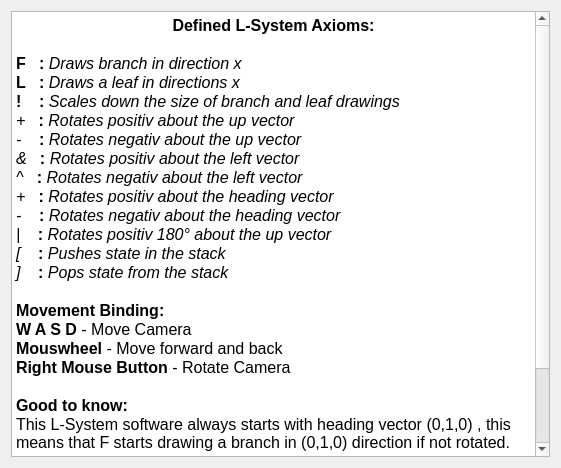
<?xml version="1.0" encoding="UTF-8"?>
<ui version="4.0">
 <class>dlgHelp</class>
 <widget class="QWidget" name="dlgHelp">
  <property name="geometry">
   <rect>
    <x>0</x>
    <y>0</y>
    <width>561</width>
    <height>468</height>
   </rect>
  </property>
  <property name="windowTitle">
   <string>Help</string>
  </property>
  <layout class="QGridLayout" name="gridLayout">
   <item row="0" column="0">
    <widget class="QTextBrowser" name="textBrowser">
     <property name="html">
      <string>&lt;!DOCTYPE HTML PUBLIC &quot;-//W3C//DTD HTML 4.0//EN&quot; &quot;http://www.w3.org/TR/REC-html40/strict.dtd&quot;&gt;
&lt;html&gt;&lt;head&gt;&lt;meta name=&quot;qrichtext&quot; content=&quot;1&quot; /&gt;&lt;style type=&quot;text/css&quot;&gt;
p, li { white-space: pre-wrap; }
&lt;/style&gt;&lt;/head&gt;&lt;body style=&quot; font-family:'MS Shell Dlg 2'; font-size:8.25pt; font-weight:400; font-style:normal;&quot;&gt;
&lt;p align=&quot;center&quot; style=&quot; margin-top:0px; margin-bottom:0px; margin-left:0px; margin-right:0px; -qt-block-indent:0; text-indent:0px;&quot;&gt;&lt;span style=&quot; font-size:12pt; font-weight:600;&quot;&gt;Defined L-System Axioms:&lt;/span&gt;&lt;/p&gt;
&lt;p align=&quot;center&quot; style=&quot;-qt-paragraph-type:empty; margin-top:0px; margin-bottom:0px; margin-left:0px; margin-right:0px; -qt-block-indent:0; text-indent:0px; font-size:12pt; font-weight:600;&quot;&gt;&lt;br /&gt;&lt;/p&gt;
&lt;p style=&quot; margin-top:0px; margin-bottom:0px; margin-left:0px; margin-right:0px; -qt-block-indent:0; text-indent:0px;&quot;&gt;&lt;span style=&quot; font-size:12pt; font-weight:600;&quot;&gt;F   :&lt;/span&gt;&lt;span style=&quot; font-size:12pt; font-style:italic;&quot;&gt; Draws branch in direction x&lt;/span&gt;&lt;/p&gt;
&lt;p style=&quot; margin-top:0px; margin-bottom:0px; margin-left:0px; margin-right:0px; -qt-block-indent:0; text-indent:0px;&quot;&gt;&lt;span style=&quot; font-size:12pt; font-weight:600;&quot;&gt;L&lt;/span&gt;&lt;span style=&quot; font-size:12pt; font-style:italic;&quot;&gt;   &lt;/span&gt;&lt;span style=&quot; font-size:12pt; font-weight:600;&quot;&gt;:&lt;/span&gt;&lt;span style=&quot; font-size:12pt; font-style:italic;&quot;&gt; Draws a leaf in directions x&lt;/span&gt;&lt;/p&gt;
&lt;p style=&quot; margin-top:0px; margin-bottom:0px; margin-left:0px; margin-right:0px; -qt-block-indent:0; text-indent:0px;&quot;&gt;&lt;span style=&quot; font-size:12pt; font-weight:600;&quot;&gt;!&lt;/span&gt;&lt;span style=&quot; font-size:12pt; font-style:italic;&quot;&gt;   &lt;/span&gt;&lt;span style=&quot; font-size:12pt; font-weight:600;&quot;&gt; :&lt;/span&gt;&lt;span style=&quot; font-size:12pt; font-style:italic;&quot;&gt; Scales down the size of branch and leaf drawings &lt;/span&gt;&lt;/p&gt;
&lt;p style=&quot; margin-top:0px; margin-bottom:0px; margin-left:0px; margin-right:0px; -qt-block-indent:0; text-indent:0px;&quot;&gt;&lt;span style=&quot; font-size:12pt; font-style:italic;&quot;&gt;+ &lt;/span&gt;&lt;span style=&quot; font-size:12pt; font-weight:600;&quot;&gt;  : &lt;/span&gt;&lt;span style=&quot; font-size:12pt; font-style:italic;&quot;&gt;Rotates positiv about the up vector &lt;/span&gt;&lt;/p&gt;
&lt;p style=&quot; margin-top:0px; margin-bottom:0px; margin-left:0px; margin-right:0px; -qt-block-indent:0; text-indent:0px;&quot;&gt;&lt;span style=&quot; font-size:12pt; font-style:italic;&quot;&gt;-    &lt;/span&gt;&lt;span style=&quot; font-size:12pt; font-weight:600;&quot;&gt;: &lt;/span&gt;&lt;span style=&quot; font-size:12pt; font-style:italic;&quot;&gt;Rotates negativ about the up vector &lt;/span&gt;&lt;/p&gt;
&lt;p style=&quot; margin-top:0px; margin-bottom:0px; margin-left:0px; margin-right:0px; -qt-block-indent:0; text-indent:0px;&quot;&gt;&lt;span style=&quot; font-size:12pt; font-style:italic;&quot;&gt;&amp;amp; &lt;/span&gt;&lt;span style=&quot; font-size:12pt; font-weight:600;&quot;&gt;  : &lt;/span&gt;&lt;span style=&quot; font-size:12pt; font-style:italic;&quot;&gt;Rotates positiv about the left vector &lt;/span&gt;&lt;/p&gt;
&lt;p style=&quot; margin-top:0px; margin-bottom:0px; margin-left:0px; margin-right:0px; -qt-block-indent:0; text-indent:0px;&quot;&gt;&lt;span style=&quot; font-size:12pt; font-style:italic;&quot;&gt;^   &lt;/span&gt;&lt;span style=&quot; font-size:12pt; font-weight:600;&quot;&gt;: &lt;/span&gt;&lt;span style=&quot; font-size:12pt; font-style:italic;&quot;&gt;Rotates negativ about the left vector &lt;/span&gt;&lt;/p&gt;
&lt;p style=&quot; margin-top:0px; margin-bottom:0px; margin-left:0px; margin-right:0px; -qt-block-indent:0; text-indent:0px;&quot;&gt;&lt;span style=&quot; font-size:12pt; font-style:italic;&quot;&gt;+ &lt;/span&gt;&lt;span style=&quot; font-size:12pt; font-weight:600;&quot;&gt;  : &lt;/span&gt;&lt;span style=&quot; font-size:12pt; font-style:italic;&quot;&gt;Rotates positiv about the heading vector &lt;/span&gt;&lt;/p&gt;
&lt;p style=&quot; margin-top:0px; margin-bottom:0px; margin-left:0px; margin-right:0px; -qt-block-indent:0; text-indent:0px;&quot;&gt;&lt;span style=&quot; font-size:12pt; font-style:italic;&quot;&gt;-    &lt;/span&gt;&lt;span style=&quot; font-size:12pt; font-weight:600;&quot;&gt;: &lt;/span&gt;&lt;span style=&quot; font-size:12pt; font-style:italic;&quot;&gt;Rotates negativ about the heading vector &lt;/span&gt;&lt;/p&gt;
&lt;p style=&quot; margin-top:0px; margin-bottom:0px; margin-left:0px; margin-right:0px; -qt-block-indent:0; text-indent:0px;&quot;&gt;&lt;span style=&quot; font-size:12pt; font-style:italic;&quot;&gt;|    &lt;/span&gt;&lt;span style=&quot; font-size:12pt; font-weight:600;&quot;&gt;: &lt;/span&gt;&lt;span style=&quot; font-size:12pt; font-style:italic;&quot;&gt;Rotates positiv 180° about the up vector &lt;/span&gt;&lt;/p&gt;
&lt;p style=&quot; margin-top:0px; margin-bottom:0px; margin-left:0px; margin-right:0px; -qt-block-indent:0; text-indent:0px;&quot;&gt;&lt;span style=&quot; font-size:12pt; font-style:italic;&quot;&gt;[    &lt;/span&gt;&lt;span style=&quot; font-size:12pt; font-weight:600;&quot;&gt;: &lt;/span&gt;&lt;span style=&quot; font-size:12pt; font-style:italic;&quot;&gt;Pushes state in the stack&lt;/span&gt;&lt;/p&gt;
&lt;p style=&quot; margin-top:0px; margin-bottom:0px; margin-left:0px; margin-right:0px; -qt-block-indent:0; text-indent:0px;&quot;&gt;&lt;span style=&quot; font-size:12pt; font-style:italic;&quot;&gt;]    &lt;/span&gt;&lt;span style=&quot; font-size:12pt; font-weight:600;&quot;&gt;: &lt;/span&gt;&lt;span style=&quot; font-size:12pt; font-style:italic;&quot;&gt;Pops state from the stack&lt;/span&gt;&lt;/p&gt;
&lt;p style=&quot;-qt-paragraph-type:empty; margin-top:0px; margin-bottom:0px; margin-left:0px; margin-right:0px; -qt-block-indent:0; text-indent:0px; font-size:12pt; font-style:italic;&quot;&gt;&lt;br /&gt;&lt;/p&gt;
&lt;p style=&quot; margin-top:0px; margin-bottom:0px; margin-left:0px; margin-right:0px; -qt-block-indent:0; text-indent:0px;&quot;&gt;&lt;span style=&quot; font-size:12pt; font-weight:600;&quot;&gt;Movement Binding:&lt;/span&gt;&lt;/p&gt;
&lt;p style=&quot; margin-top:0px; margin-bottom:0px; margin-left:0px; margin-right:0px; -qt-block-indent:0; text-indent:0px;&quot;&gt;&lt;span style=&quot; font-size:12pt; font-weight:600;&quot;&gt;W A S D &lt;/span&gt;&lt;span style=&quot; font-size:12pt;&quot;&gt;- Move Camera&lt;/span&gt;&lt;/p&gt;
&lt;p style=&quot; margin-top:0px; margin-bottom:0px; margin-left:0px; margin-right:0px; -qt-block-indent:0; text-indent:0px;&quot;&gt;&lt;span style=&quot; font-size:12pt; font-weight:600;&quot;&gt;Mouswheel&lt;/span&gt;&lt;span style=&quot; font-size:12pt;&quot;&gt; - Move forward and back&lt;/span&gt;&lt;/p&gt;
&lt;p style=&quot; margin-top:0px; margin-bottom:0px; margin-left:0px; margin-right:0px; -qt-block-indent:0; text-indent:0px;&quot;&gt;&lt;span style=&quot; font-size:12pt; font-weight:600;&quot;&gt;Right Mouse Button&lt;/span&gt;&lt;span style=&quot; font-size:12pt;&quot;&gt; - Rotate Camera&lt;/span&gt;&lt;/p&gt;
&lt;p style=&quot;-qt-paragraph-type:empty; margin-top:0px; margin-bottom:0px; margin-left:0px; margin-right:0px; -qt-block-indent:0; text-indent:0px; font-size:12pt; font-style:italic;&quot;&gt;&lt;br /&gt;&lt;/p&gt;
&lt;p style=&quot; margin-top:0px; margin-bottom:0px; margin-left:0px; margin-right:0px; -qt-block-indent:0; text-indent:0px;&quot;&gt;&lt;span style=&quot; font-size:12pt; font-weight:600;&quot;&gt;Good to know:&lt;/span&gt;&lt;/p&gt;
&lt;p style=&quot; margin-top:0px; margin-bottom:0px; margin-left:0px; margin-right:0px; -qt-block-indent:0; text-indent:0px;&quot;&gt;&lt;span style=&quot; font-size:12pt;&quot;&gt;This L-System software always starts with heading vector (0,1,0) , this means that F starts drawing a branch in (0,1,0) direction if not rotated.&lt;/span&gt;&lt;/p&gt;
&lt;p style=&quot;-qt-paragraph-type:empty; margin-top:0px; margin-bottom:0px; margin-left:0px; margin-right:0px; -qt-block-indent:0; text-indent:0px; font-size:12pt;&quot;&gt;&lt;br /&gt;&lt;/p&gt;
&lt;p style=&quot; margin-top:0px; margin-bottom:0px; margin-left:0px; margin-right:0px; -qt-block-indent:0; text-indent:0px;&quot;&gt;&lt;span style=&quot; font-size:12pt;&quot;&gt;To get started you should check the examples in the /examples folder.&lt;/span&gt;&lt;/p&gt;
&lt;p style=&quot;-qt-paragraph-type:empty; margin-top:0px; margin-bottom:0px; margin-left:0px; margin-right:0px; -qt-block-indent:0; text-indent:0px; font-size:12pt;&quot;&gt;&lt;br /&gt;&lt;/p&gt;
&lt;p style=&quot;-qt-paragraph-type:empty; margin-top:0px; margin-bottom:0px; margin-left:0px; margin-right:0px; -qt-block-indent:0; text-indent:0px; font-size:12pt;&quot;&gt;&lt;br /&gt;&lt;/p&gt;
&lt;p style=&quot;-qt-paragraph-type:empty; margin-top:0px; margin-bottom:0px; margin-left:0px; margin-right:0px; -qt-block-indent:0; text-indent:0px; font-size:12pt; font-weight:600;&quot;&gt;&lt;br /&gt;&lt;/p&gt;&lt;/body&gt;&lt;/html&gt;</string>
     </property>
    </widget>
   </item>
  </layout>
 </widget>
 <resources/>
 <connections/>
</ui>
